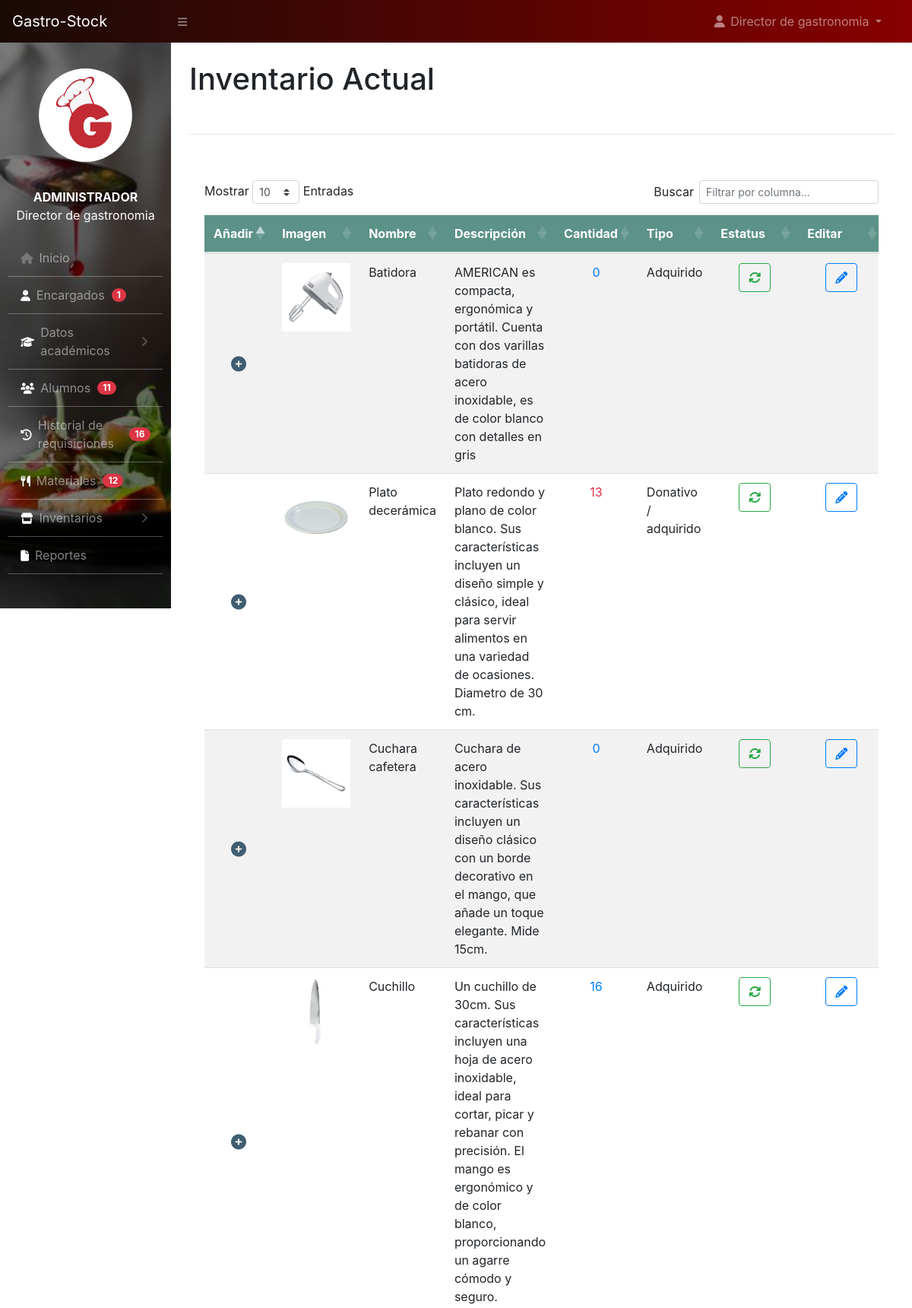
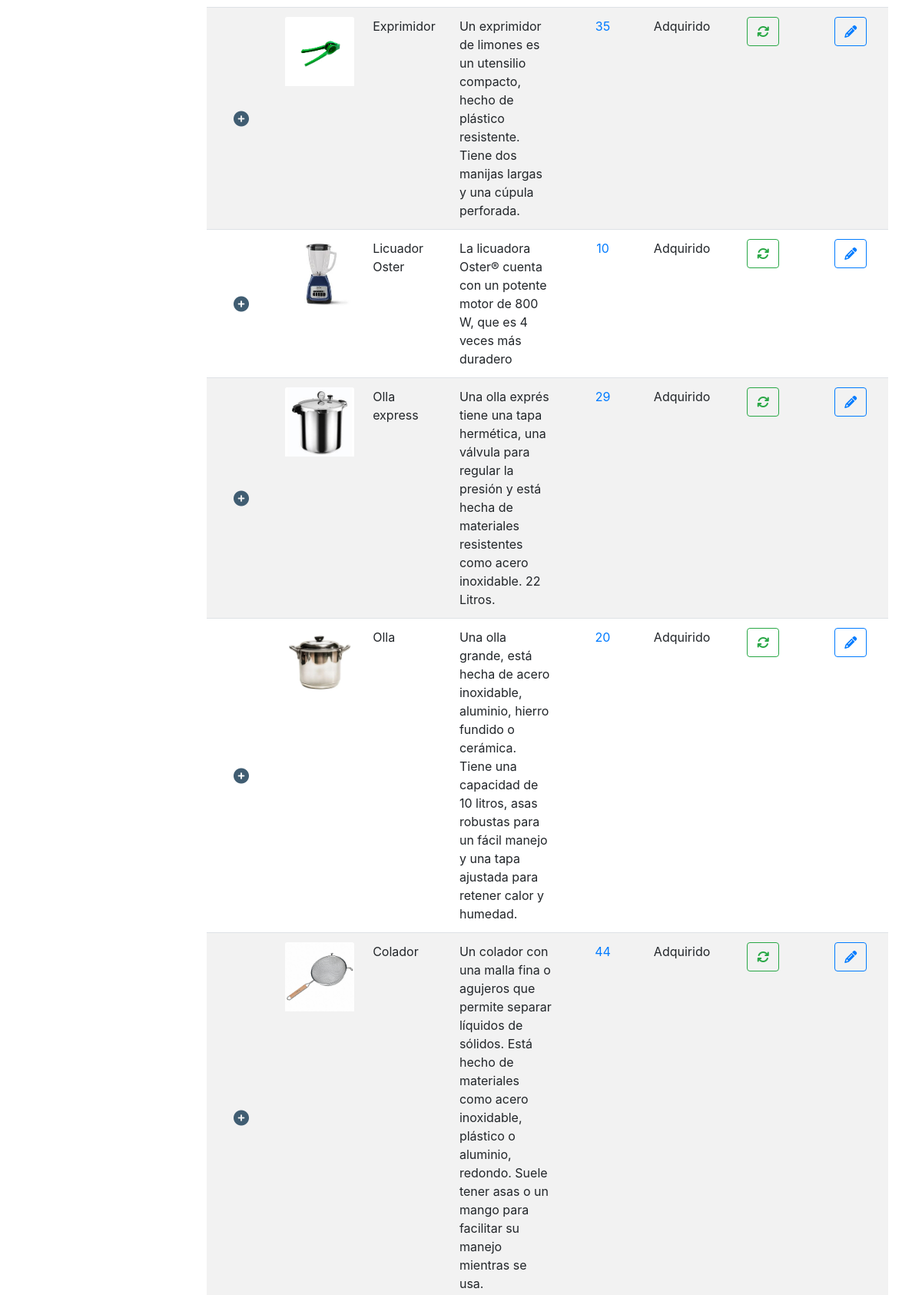
Screenshot of /administrador/inv_actual.php (signed in, upper part) with the database file from the repository (2 pictures, top to bottom).
### tables this page shows
CREATE TABLE `articulos` (
  `id_articulo` int(11) NOT NULL,
  `nombre` varchar(255) NOT NULL,
  `cantidad` int(11) NOT NULL,
  `descripcion` varchar(500) NOT NULL,
  `imagen` varchar(255) NOT NULL,
  `tipo` enum('donativo','adquirido','donativo / adquirido') NOT NULL,
  `estatus` enum('activo','eliminado') DEFAULT NULL
);

### administrador/inv_actual.php (the view, shortened to what this page needs)
<?php
    include_once('../conf/config.php');
?>
<!DOCTYPE html>
<html lang="en">
<head>
  <link rel="stylesheet" href="https://cdn.jsdelivr.net/npm/bootstrap@4.6.2/dist/css/bootstrap.min.css">
        <link href="../css/styles.css" rel="stylesheet" />
        <link rel="stylesheet" href="../css/estilo-nav.css">
        <link href="https://cdn.datatables.net/1.10.20/css/dataTables.bootstrap4.min.css" rel="stylesheet" />
        <link rel="stylesheet" href="https://cdnjs.cloudflare.com/ajax/libs/font-awesome/6.5.1/css/all.min.css" />
</head>
<body class="sb-nav-fixed">
  <?php
    include_once("navbar.php");
  ?>
  <div id="layoutSidenav_content">
                <main>
                    <div class="container-fluid">
                        <h1 class="mt-4">Inventario Actual</h1>
                        <br>
                        <hr>
                        <br>
                        <div class="card mb-4" style="border: none">
                            <div class="card-body">
                                <div class="table-responsive">
                                    <table class="table table-hover table-striped" id="dataTable" width="100%" cellspacing="0">
                                        <thead style="background-color:#5C9287 ;color: #fff;">
                                            <tr>
                                              <th>Añadir</th>
                                                <th>Imagen</th>
                                                <th>Nombre</th>
                                                <th>Descripción</th>
                                                <th>Cantidad</th>
                                                <th>Tipo</th>
                                                <th>Estatus</th>
                                                <th>Editar</th>
                                            </tr>
                                        </thead>
                                        <tbody>
                                            <?php
          $sql = "SELECT * FROM articulos WHERE estatus = 'activo'";
          $result = $con -> query($sql);
          $i = 1;
          if($result ->num_rows > 0){
            while($row = $result ->fetch_assoc()) {
              ?>
             <tr>
                <td style="vertical-align:middle;text-align: center;">
  <i id="icono_plus" class="fa-solid fa-circle-plus fa-lg" data-toggle="modal" data-target="#exampleModal3_<?php echo $i ?>"></i>
                  </td>
                  <td>
    <?php
    $ruta1 = "php_action/" . htmlspecialchars($row['imagen']);
    $ruta2 = "../encargado/php_action/" . htmlspecialchars($row['imagen']);
    if (file_exists($ruta1)) {
        $rutaImagen = $ruta1;
    } elseif (file_exists($ruta2)) {
        $rutaImagen = $ruta2;
    }
    ?>
    <img src="<?php echo htmlspecialchars($rutaImagen); ?>" class="card-img-top" alt="Imagen" style="width: 90px; height: 90px; margin: auto;">
</td>
                  <td><?php echo ucfirst($row['nombre'])?></td>
                  <td><?php echo ucfirst($row['descripcion'])?></td>
                  <td>
                    <?php
                    if ($row['tipo'] == 'donativo / adquirido'){ ?>
                      <div class="container-fluid text-center">
                      <a href="#" class="text-danger" data-toggle="modal" data-target="#exampleModal4_<?php echo $i ?>">
  <?php echo $row['cantidad']?></a></div>
                    <?php } else { ?>
                      <div class="container-fluid text-center text-primary">
                        <?php echo $row['cantidad']?>
                      </div>
                    <?php } ?>
                   </td>
                    <td><?php echo ucfirst($row['tipo'])?></td>
                    <td>
                    <div class="container-fluid text-center">
                    <button type="button" class="btn btn-outline-success" data-toggle="modal" data-target="#exampleModal2_<?php echo $i ?>">
  <i class="fa-solid fa-arrows-rotate"></i>
</button></div>
                  </td>
                  <td class="text-center">
                    <div class="container-fluid text-center">
                    <a href="editar_inv_actual.php?id=<?php echo $row['id_articulo'] ?>" class="btn btn-outline-primary" role="button"><i class="fa-solid fa-pencil"></i> </a>
                    </div>
                  </td>
              </tr>
              <?php $i++;
            }
          } else{
            echo "<tr> <td colspan='9'> <center>Aún no se han registrado materiales</center></td></tr>";
          }
        ?>
                    </tbody>
                  </table>
                </div>
              </div>
            </div>
          </div>
          <br>
          <br>
          <br>
        </main>
        <?php include_once('footer.php'); ?>
</body>
</html>

### administrador/inv_actual.php (style rules this page uses)
#icono_plus { color: #405D72; cursor: pointer; }

### rows the page displays
articulos: imagen (picture), nombre "Batidora", descripcion "AMERICAN es compacta, ergonómica y portátil. Cuenta con dos varillas batidoras de acero inoxidable, es de color blanco con detalles en gris", cantidad "0", tipo "Adquirido"
articulos: imagen (picture), nombre "Plato decerámica", descripcion "Plato redondo y plano de color blanco. Sus características incluyen un diseño simple y clásico, ideal para servir alimentos en una variedad de ocasiones. Diametro de 30 cm.", cantidad "13", tipo "Donativo / adquirido"
articulos: imagen (picture), nombre "Cuchara cafetera", descripcion "Cuchara de acero inoxidable. Sus características incluyen un diseño clásico con un borde decorativo en el mango, que añade un toque elegante. Mide 15cm.", cantidad "0", tipo "Adquirido"
articulos: imagen (picture), nombre "Cuchillo", descripcion "Un cuchillo de 30cm. Sus características incluyen una hoja de acero inoxidable, ideal para cortar, picar y rebanar con precisión. El mango es ergonómico y de color blanco, proporcionando un agarre cómodo y seguro.", cantidad "16", tipo "Adquirido"
articulos: imagen (picture), nombre "Exprimidor", descripcion "Un exprimidor de limones es un utensilio compacto, hecho de plástico resistente. Tiene dos manijas largas y una cúpula perforada.", cantidad "35", tipo "Adquirido"
articulos: imagen (picture), nombre "Licuador Oster", descripcion "La licuadora Oster® cuenta con un potente motor de 800 W, que es 4 veces más duradero", cantidad "10", tipo "Adquirido"
articulos: imagen (picture), nombre "Olla express", descripcion "Una olla exprés tiene una tapa hermética, una válvula para regular la presión y está hecha de materiales resistentes como acero inoxidable. 22 Litros.", cantidad "29", tipo "Adquirido"
articulos: imagen (picture), nombre "Olla", descripcion "Una olla grande, está hecha de acero inoxidable, aluminio, hierro fundido o cerámica. Tiene una capacidad de 10 litros, asas robustas para un fácil manejo y una tapa ajustada para retener calor y humedad.", cantidad "20", tipo "Adquirido"
articulos: imagen (picture), nombre "Colador", descripcion "Un colador con una malla fina o agujeros que permite separar líquidos de sólidos. Está hecho de materiales como acero inoxidable, plástico o aluminio, redondo. Suele tener asas o un mango para facilitar su manejo mientras se usa.", cantidad "44", tipo "Adquirido"

### other values shown
$nombre "Director de gastronomia"
$tipo_usuario "ADMINISTRADOR"
$row['total'] "1"
$row['total'] "11"
$row['total'] "16"
$row['total'] "12"
